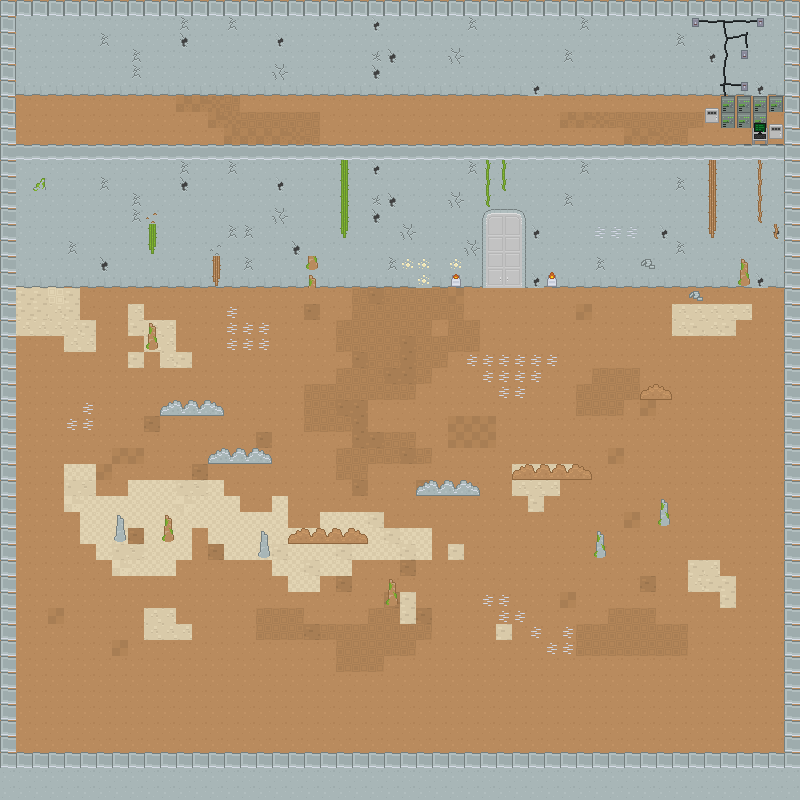

This game map was drawn from its Tiled (.tmx) file and the tilesets committed beside it. A one-line description and the trimmed map source follow:
An orthogonal 50x50 tile map with 16x16 px tiles, 5 tile layers (Floor, Walls, Dashable, props, ...), 2 tilesets.

<map version="1.4" tiledversion="1.4.2" orientation="orthogonal" renderorder="right-down" width="50" height="50" tilewidth="16" tileheight="16" infinite="0" nextlayerid="6" nextobjectid="1">
 <tileset firstgid="1" source="roguelikeDungeon_transparent.tsx" />
 <tileset firstgid="523" source="factory_tileset.tsx" />
 <layer id="1" name="Floor" width="50" height="50">
  <data>[2500 cells, 2500 non-empty, 13 distinct tile ids]</data>
 </layer>
 <layer id="2" name="Walls" width="50" height="50">
  <data>[2500 cells, 777 non-empty, 25 distinct tile ids]</data>
 </layer>
 <layer id="5" name="Dashable" width="50" height="50">
  <data>[2500 cells, 0 non-empty, 0 distinct tile ids]</data>
 </layer>
 <layer id="3" name="props" width="50" height="50">
  <data>[2500 cells, 283 non-empty, 35 distinct tile ids]</data>
 </layer>
 <layer id="4" name="props-2" width="50" height="50">
  <data>[2500 cells, 59 non-empty, 17 distinct tile ids]</data>
 </layer>
</map>
